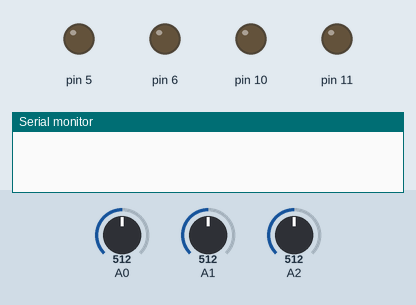
Simulated run of this sketch. Board: Arduino Uno, built with avr-gcc and run on an emulated ATmega328P. On the bench: output pins drawn as LEDs (lit = HIGH), the last lines printed to the serial monitor. Inputs (shaded band) come from the test bench; at power-on: A0 = 512, A1 = 512, A2 = 512.

Above: at 1.2 s.
1.3 s: A0 set to 790
2.8 s: A0 set to 810
At 3.4 s:
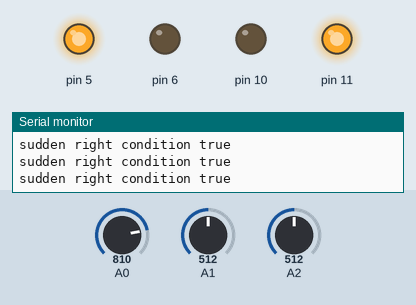
4.3 s: A1 set to 789
5.8 s: A1 set to 818
At 7.0 s:
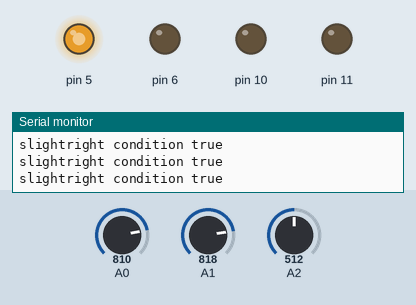
7.3 s: A1 set to 790
At 8.4 s:
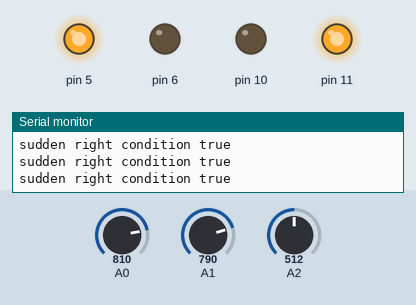
8.8 s: A2 set to 788
10.3 s: A2 set to 815
At 11.1 s:
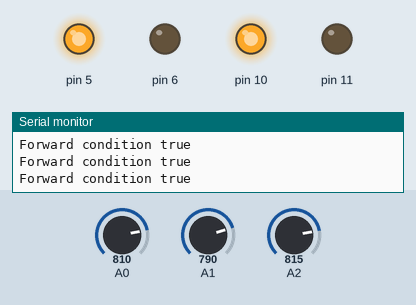
Timing chart, 0 to 12.8 s (numbered marks = the images above; inputs shaded):
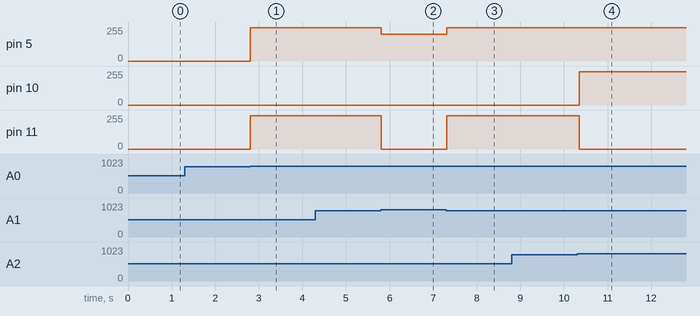

The sketch:

LineFollower.ino
```cpp
//this is arduino code with uses IR sensors
void setup()
{
  Serial.begin(9600);
  pinMode(A0, INPUT);
  pinMode(A1, INPUT);
  pinMode(A2, INPUT);
  pinMode(5, OUTPUT);
  pinMode(6, OUTPUT);
  pinMode(10, OUTPUT);
  pinMode(11, OUTPUT);
  //pinMode(13, OUTPUT);
}
void loop()
{
  int a = analogRead(A0);
  int b = analogRead(A1);
  int c = analogRead(A2);
  if (a > 800 && b < 800 && c > 800)
  { analogWrite(5, 250);
    analogWrite(6, 0);
    analogWrite(10, 250);
    analogWrite(11, 0);
    Serial.println("Forward condition true");
  }
  else if (a < 500 && b < 500 && c > 800)
  { analogWrite(5, 0);
    analogWrite(6, 250);
    analogWrite(10, 250);
    analogWrite(11, 0);
    Serial.println(" sudden left condition true");
    delay(200);
  }
  else if (a > 800 && b < 800 && c < 800)
  { analogWrite(5, 250);
    analogWrite(6, 0);
    analogWrite(10, 0);
    analogWrite(11, 250);
    Serial.println("sudden right condition true");
    delay(200);
  }
  else if (a > 800 && b > 800 && c < 800)
  { analogWrite(5, 200);
    analogWrite(6, 0);
    analogWrite(10, 0);
    analogWrite(11, 0);
    Serial.println("slightright condition true");
  }
  else if (a < 800 && b > 800 && c > 800)
  { analogWrite(5, 0);
    analogWrite(6, 0);
    analogWrite(10, 200);
    analogWrite(11, 0);
    Serial.println("slightleft condition true");
  }
}
```

Measured:
- the behaviour switches between 800 and 801 on A0 (found by bisection; images 0 and 1)
- the behaviour switches between 800 and 801 on A1 (found by bisection; images 1 and 2)
- the behaviour switches between 800 and 801 on A2 (found by bisection; images 3 and 4)
- after the input at 1.3 s, every drawn part: stays the same
- after the input at 2.8 s, pin 5, pin 11: 0/255 → 250/255 at once
- after the input at 5.8 s, pin 5: 250/255 → 200/255 at once; pin 11: 250/255 → 0/255 at once
- after the input at 7.3 s, pin 5: 200/255 → 250/255 at once; pin 11: 0/255 → 250/255 at once
- after the input at 10.3 s, pin 10: 0/255 → 250/255 after 0.05 s; pin 11: 250/255 → 0/255 after 0.05 s
